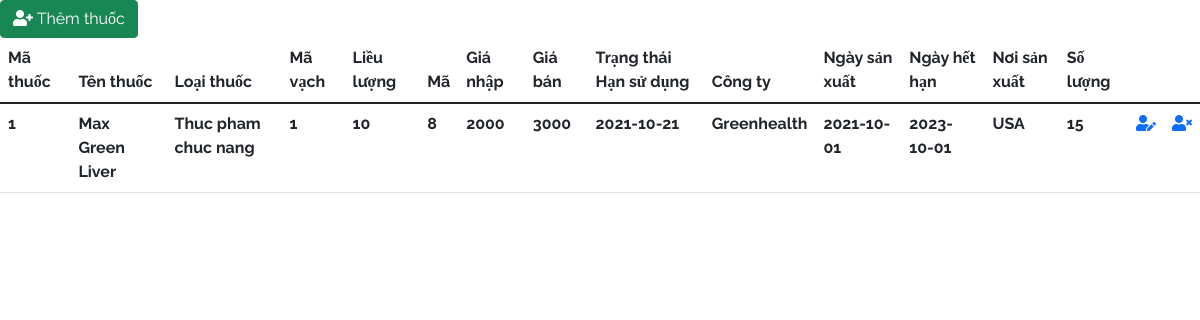
The page / on the database its author committed.
### tables this page shows
CREATE TABLE `drugs` (
  `id` int(20) UNSIGNED NOT NULL,
  `name` varchar(150) NOT NULL,
  `type` varchar(150) NOT NULL,
  `barcode` int(11) NOT NULL,
  `dose` int(11) NOT NULL,
  `code` int(11) NOT NULL,
  `cost_price` float NOT NULL,
  `selling_price` float NOT NULL,
  `expiry` date NOT NULL,
  `company_name` varchar(150) NOT NULL,
  `production_date` date NOT NULL,
  `expiration_date` date NOT NULL,
  `place` varchar(150) NOT NULL,
  `quantity` int(20) DEFAULT NULL
);

### index.php (the view)
<?php
     include 'header.php';
?>
    <main>
        <a href="addEmployee.php" class="btn btn-success"><i class="fas fa-user-plus"></i> Thêm thuốc</a>
        <table class="table">
            <thead>
            <tr>
                    <th scope="col">Mã thuốc</th>
                    <th scope="col">Tên thuốc</th>
                    <th scope="col">Loại thuốc</th>
                    <th scope="col">Mã vạch</th>
                    <th scope="col">Liều lượng</th>
                    <th scope="col">Mã</th>
                    <th scope="col">Giá nhập</th>
                    <th scope="col">Giá bán</th>
                    <th scope="col">Trạng thái Hạn sử dụng</th>
                    <th scope="col">Công ty</th>
                    <th scope="col">Ngày sản xuất</th>
                    <th scope="col">Ngày hết hạn</th>
                    <th scope="col">Nơi sản xuất</th>
                    <th scope="col">Số lượng</th>
                </tr>
            </thead>
            <tbody>
                <?php
                include 'config.php';
                $sql = "SELECT * FROM drugs";
                $result = mysqli_query($conn, $sql);
                if (mysqli_num_rows($result) > 0) {
                    while ($row = mysqli_fetch_assoc($result)) {
                        echo '<tr>';
                        echo '<th scope="row">' . $row['id'] . '</th>';
                        echo '<td>' . $row['name'] . '</td>';
                        echo '<td>' . $row['type'] . '</td>';
                        echo '<td>' . $row['barcode'] . '</td>';
                        echo '<td>' . $row['dose'] . '</td>';
                        echo '<td>' . $row['code'] . '</td>';
                        echo '<td>' . $row['cost_price'] . '</td>';
                        echo '<td>' . $row['selling_price'] . '</td>';
                        echo '<td>' . $row['expiry'] . '</td>';
                        echo '<td>' . $row['company_name'] . '</td>';
                        echo '<td>' . $row['production_date'] . '</td>';
                        echo '<td>' . $row['expiration_date'] . '</td>';
                        echo '<td>' . $row['place'] . '</td>';
                        echo '<td>' . $row['quantity'] . '</td>';
                        echo '<td><a href="edit.php?id=' . $row['id'] . '"><i class="fas fa-user-edit"></i></a></td>';
                        echo '<td><a href="delete.php?id=' . $row['id'] . '"><i class="fas fa-user-times"></i></a></td>';
                        echo '</tr>';
                    }
                }
                ?>
            </tbody>
            </table>
    </main>
<?php
    include 'footer.php';
?>

### header.php (shortened to what this page needs)
<!doctype html>
<html lang="en">
  <head>
    <link href="https://cdn.jsdelivr.net/npm/bootstrap@5.1.3/dist/css/bootstrap.min.css" rel="stylesheet">
    <link href="https://cdn.jsdelivr.net/npm/bootstrap@5.1.0/dist/css/bootstrap.min.css" rel="stylesheet">
    <link rel="stylesheet" href="https://cdnjs.cloudflare.com/ajax/libs/font-awesome/5.15.3/css/all.min.css">
    <link rel="stylesheet" href="style.css">
  </head>
  <body>

### footer.php (shortened to what this page needs)
  </body>
</html>

### style.css (style rules this page uses)
html, body { width: 100%; height: 100%; font-family: 'Raleway'; font-size: 16px; font-weight: bold; }

### rows shown on the page
drugs: id "1", name "Max Green Liver", type "Thuc pham chuc nang", barcode "1", dose "10", code "8", cost_price "2000", selling_price "3000", expiry "2021-10-21", company_name "Greenhealth", production_date "2021-10-01", expiration_date "2023-10-01", place "USA", quantity "15"
